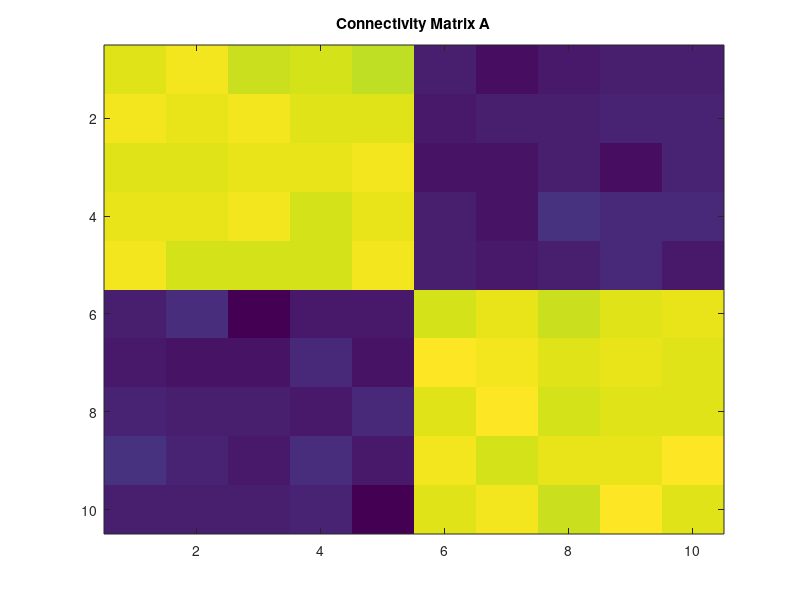

This chart was generated by the following MATLAB code: (Note: this script raises an error after producing the figure.)

% Find Minimum Information Partition (MIP) in a multivariate autoregressive model, 
%   X^t = A*X^{t-1} + E,
% where A is a connectivity matrix and E is gaussian noise.

%% generate data
disp('Generating data...')

%%% construct connectivity matrix %%%
N = 10; % the number of elements
A = zeros(N); % A: connectivity matrix (block structured)
n_block = 2;
for i = 1:n_block
    indices_block = ((1+(i-1)*N/n_block):i*N/n_block)';
    A(indices_block, indices_block) = 1/N;
end
A = A + 0.01*randn(N)/sqrt(N);

h_A = figure;
imagesc(A)
drawnow
title('Connectivity Matrix A')

%%% generate random gaussian time series X %%%
T = 10^6;
X = zeros(N,T);
X(:,1) = randn(N,1);
for t=2: T
    E = randn(N,1);
    X(:,t) = A*X(:,t-1) + E;
end

%%% estimate covariance matrices %%%
% Note: If the sample size is small and the number of elements is large, the
% empirical estimators of covariance matrices below will be very unstable.
% see https://en.wikipedia.org/wiki/Estimation_of_covariance_matrices.

tau = 1; % time lag
t_range1 = 1: 1: T-tau;
t_range2 = 1+tau: 1: T;

X1 = X(:,t_range1);
X1 = bsxfun(@minus, X1, mean(X1,2)); % subtract mean
X2 = X(:,t_range2);
X2 = bsxfun(@minus, X2, mean(X2,2)); % subtract mean

Cov_X = X1*X1'/(T-tau-1); % equal-time covariance matrix at "PAST"
Cov_Y = X2*X2'/(T-tau-1); % equal-time covariance matrix at "PRESENT"
Cov_XY = X1*X2'/(T-tau-1); % time-lagged covariance matrix


%% find Minimum Information Partition (MIP)

% type_of_phi:
%    'MI1': Multi (Mutual) information, e.g., I(X_1; X_2). (IIT1.0)
%    'MI': Multi (Mutual) information, e.g., I(X_1, Y_1; X_2, Y_2)
%    'SI': phi_H, stochastic interaction
%    'star': phi_star, based on mismatched decoding
%    'Geo': phi_G, information geometry version
type_of_phi = 'SI';
type_of_dist = 'Gauss';

%%% Exhaustive Search %%%
disp('Exhaustive Search...')

%% pre-compute covariances
tic;
probs{1} = Cov_X;
probs{2} = Cov_XY;
probs{3} = Cov_Y;
params(1) = N;
params(2) = tau;

[Z_MIP, phi_MIP] = MIP_Exhaustive_probs( type_of_dist, type_of_phi, params, probs);

t_Exhaustive = toc;
disp('Exhaustive Search finished.')
disp(['phi at the MIP: ', num2str(phi_MIP)])
disp(['the MIP: ', num2str(Z_MIP)])

%% without covariances
tic;

[Z_MIP, phi_MIP] = MIP_Exhaustive( type_of_dist, type_of_phi, X, params);
t_Exhaustive = toc;
disp('Exhaustive Search finished.')
disp(['phi at the MIP: ', num2str(phi_MIP)])
disp(['the MIP: ', num2str(Z_MIP)])

%%% Queyeranne's algorithm %%%
% disp('Queyranne''s algorithm...')
% tic;
% [Z_MIP_Q, phi_MIP_Q] = MIP_Queyranne( type_of_phi, Cov_X, Cov_XY, Cov_Y );
% t_Queyeranne = toc;
% disp('Queyranne''s algorithm finished.')
% disp(['phi at the estimated MIP: ', num2str(phi_MIP_Q)])
% disp(['the estimated MIP: ', num2str(Z_MIP_Q)])
% 
% %%% Replica Exchange Markov Chain Monte Carlo (REMCMC) %%%
% options = [];
% disp('REMCMC...')
% tic;
% [Z_MIP_REMCMC, phi_MIP_REMCMC, ...
%     Energy_history, State_history, Exchange_history, T_history, wasConverged, NumCalls] = ...
%     MIP_REMCMC( type_of_phi, options, Cov_X, Cov_XY, Cov_Y );
% t_REMCMC = toc;
% disp('REMCMC finished.')
% disp(['phi at the estimated MIP: ', num2str(phi_MIP_REMCMC)])
% disp(['the estimated MIP: ', num2str(Z_MIP_REMCMC)])
% 
